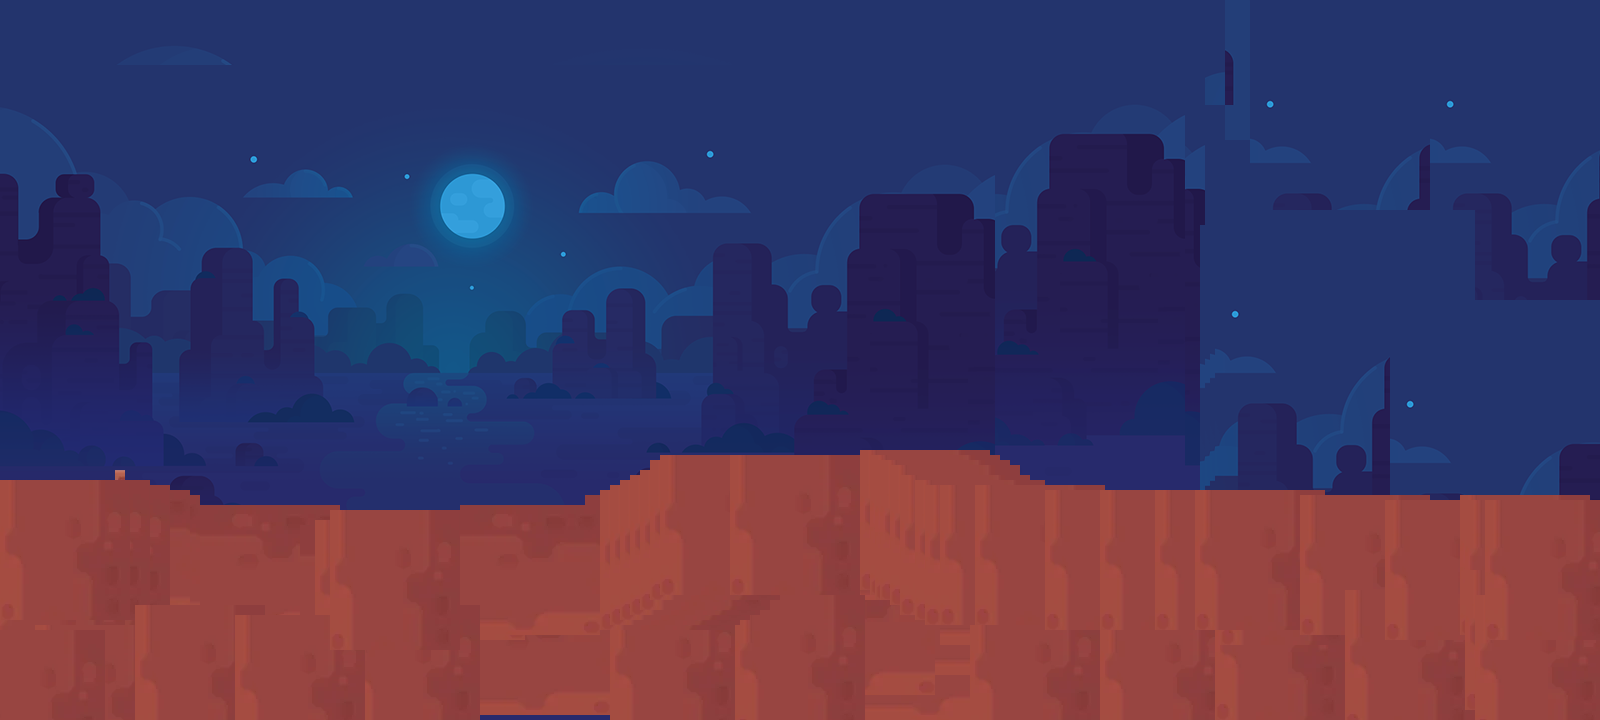

Tiled map render using the project's own tile images. Description and the map definition, with tile-layer contents summarised, below:
An orthogonal 320x144 tile map with 5x5 px tiles, 2 tile layers (Tile Layer 1, groundlayer), 2 tilesets and 35 objects.

<map version="1.9" tiledversion="1.9.2" orientation="orthogonal" renderorder="right-down" width="320" height="144" tilewidth="5" tileheight="5" infinite="0" nextlayerid="5" nextobjectid="156">
 <tileset firstgid="1" source="../BACKGROUND.tsx" />
 <tileset firstgid="32401" source="../GROUND.tsx" />
 <layer id="1" name="Tile Layer 1" width="320" height="144" opacity="0.97">
  <data>[46080 cells, 46080 non-empty, 25699 distinct tile ids]</data>
 </layer>
 <layer id="2" name="groundlayer" width="320" height="144">
  <data>[46080 cells, 15019 non-empty, 732 distinct tile ids]</data>
 </layer>
 <objectgroup id="4" name="Object Layer">
  <object id="116" x="0.65783" y="479.887" width="39.7987" height="18.7481" />
  <object id="117" x="40.7854" y="480.216" width="109.2" height="19.0771" />
  <object id="118" x="150.643" y="486.136" width="19.0771" height="13.1566" />
  <object id="120" x="171.365" y="491.07" width="18.0903" height="11.1831" />
  <object id="121" x="190.771" y="495.346" width="8.8807" height="10.1964" />
  <object id="122" x="200.309" y="506.858" width="139.789" height="12.1699" />
  <object id="123" x="340.427" y="509.818" width="119.725" height="9.86745" />
  <object id="124" x="460.152" y="505.871" width="124.001" height="7.89396" />
  <object id="125" x="585.797" y="495.675" width="18.4192" height="14.4723" />
  <object id="126" x="600.928" y="490.741" width="10.8542" height="5.26264" />
  <object id="127" x="610.795" y="486.136" width="11.1831" height="5.26264" />
  <object id="128" x="620.662" y="480.545" width="10.1964" height="5.26264" />
  <object id="129" x="631.188" y="475.611" width="12.1699" height="6.5783" />
  <object id="130" x="640.397" y="470.019" width="10.8542" height="7.56504" />
  <object id="131" x="650.923" y="460.81" width="9.86745" height="7.56504" />
  <object id="132" x="660.79" y="455.218" width="29.2734" height="12.4988" />
  <object id="133" x="690.392" y="455.218" width="201.296" height="33.8782" />
  <object id="134" x="860.441" y="450.285" width="130.579" height="5.26264" />
  <object id="135" x="991.35" y="456.534" width="7.89396" height="6.90721" />
  <object id="136" x="1000.56" y="460.81" width="9.53853" height="8.55179" />
  <object id="137" x="1010.76" y="466.072" width="8.22287" height="10.8542" />
  <object id="138" x="1020.95" y="475.94" width="8.55179" height="17.7614" />
  <object id="139" x="1029.5" y="481.531" width="15.7879" height="12.4988" />
  <object id="140" x="1045.95" y="485.149" width="58.2179" height="10.8542" />
  <object id="141" x="1105.48" y="489.754" width="220.044" height="24.9975" />
  <object id="142" x="1325.86" y="495.017" width="103.279" height="14.1433" />
  <object id="143" x="1430.12" y="500.608" width="28.2867" height="5.92047" />
  <object id="144" x="1460.71" y="495.675" width="128.277" height="7.23613" />
  <object id="145" x="1590.3" y="500.608" width="8.55179" height="5.92047" />
  <object id="147" x="-204.971" y="348.45" />
  <object id="148" x="1557.78" y="12.8107" width="10.2485" height="12.8107" />
  <object id="149" x="1560.34" y="7.6864" />
  <object id="150" x="1588.52" y="12.8107" width="10.2485" height="468.87" />
  <object id="151" x="914.681" y="-81.9882" />
  <object id="153" x="0" y="5.12426" width="12.8107" height="479.119" />
 </objectgroup>
</map>
